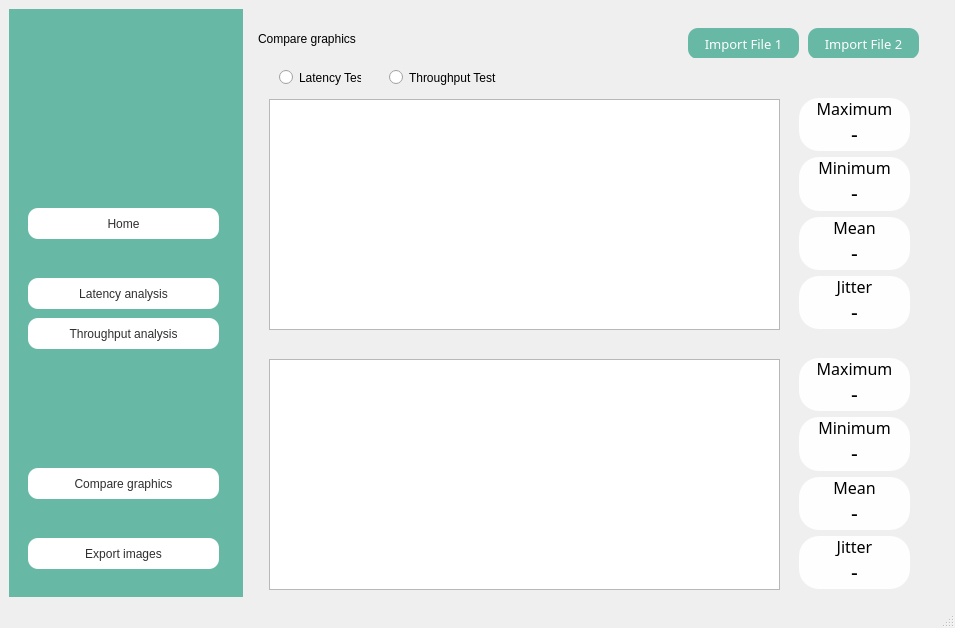
<?xml version="1.0" encoding="UTF-8"?>
<ui version="4.0">
 <class>MainWindow</class>
 <widget class="QMainWindow" name="MainWindow">
  <property name="geometry">
   <rect>
    <x>0</x>
    <y>0</y>
    <width>955</width>
    <height>628</height>
   </rect>
  </property>
  <property name="windowTitle">
   <string>MainWindow</string>
  </property>
  <widget class="QWidget" name="centralwidget">
   <property name="styleSheet">
    <string notr="true">#leftmenu{
	background-color: #67b8a5;

}

#frame_max, #frame_jitter, #frame_min, #frame_mean, #frame_max_2, #frame_jitter_2, #frame_min_2, #frame_mean_2{
	background-color: #fefeff; 
	border-radius: 20px;
	border: #67b8a5;
 	box-shadow: 5px 5px 10px 5px #67b8a5;

}

#button_importfile, #button_importfile2{
	background-color: #67b8a5;
	color: #fff;
	border-radius: 10px;
}


#button_home{
	background-color: #fff;
	color: #302f2f;
	border-radius: 10px;
}


#button_latencyanalysis{
	background-color: #fff;
	color: #302f2f;
	border-radius: 10px;
}

#button_comparegraphics{
	background-color: #fff;
	color: #302f2f;
	border-radius: 10px;
}

#button_throughputanalysis{
	background-color: #fff;
	color: #302f2f;
	border-radius: 10px;
}

#button_export{
	background-color: #fff;
	color: #302f2f;
	border-radius: 10px;
}

#button_addfile{
	background-color: #67b8a5;
	color: #fff;
	border-radius: 10px;
}
</string>
   </property>
   <layout class="QHBoxLayout" name="horizontalLayout">
    <item>
     <widget class="QWidget" name="leftmenu" native="true">
      <property name="enabled">
       <bool>true</bool>
      </property>
      <property name="styleSheet">
       <string notr="true"/>
      </property>
      <layout class="QVBoxLayout" name="verticalLayout_2">
       <item>
        <widget class="QWidget" name="leftmenu_title" native="true">
         <property name="minimumSize">
          <size>
           <width>0</width>
           <height>0</height>
          </size>
         </property>
         <property name="styleSheet">
          <string notr="true"/>
         </property>
         <widget class="QLabel" name="Q5GA">
          <property name="geometry">
           <rect>
            <x>0</x>
            <y>30</y>
            <width>211</width>
            <height>101</height>
           </rect>
          </property>
          <property name="text">
           <string/>
          </property>
          <property name="pixmap">
           <pixmap resource="resources.qrc">:/logo/Q5GA_100.png</pixmap>
          </property>
          <property name="scaledContents">
           <bool>true</bool>
          </property>
         </widget>
        </widget>
       </item>
       <item>
        <widget class="QWidget" name="leftmenu_buttons" native="true">
         <property name="minimumSize">
          <size>
           <width>0</width>
           <height>400</height>
          </size>
         </property>
         <widget class="QPushButton" name="button_latencyanalysis">
          <property name="geometry">
           <rect>
            <x>10</x>
            <y>90</y>
            <width>191</width>
            <height>31</height>
           </rect>
          </property>
          <property name="cursor">
           <cursorShape>PointingHandCursor</cursorShape>
          </property>
          <property name="styleSheet">
           <string notr="true">font: 10pt &quot;Frutiger LT Com 55 Roman&quot;;</string>
          </property>
          <property name="text">
           <string>Latency analysis</string>
          </property>
          <property name="icon">
           <iconset resource="resources.qrc">
            <normaloff>:/icons_brown/Brown Icons/activity.svg</normaloff>:/icons_brown/Brown Icons/activity.svg</iconset>
          </property>
         </widget>
         <widget class="QPushButton" name="button_throughputanalysis">
          <property name="geometry">
           <rect>
            <x>10</x>
            <y>130</y>
            <width>191</width>
            <height>31</height>
           </rect>
          </property>
          <property name="cursor">
           <cursorShape>PointingHandCursor</cursorShape>
          </property>
          <property name="styleSheet">
           <string notr="true">font: 10pt &quot;Frutiger LT Com 55 Roman&quot;;
</string>
          </property>
          <property name="text">
           <string>Throughput analysis</string>
          </property>
          <property name="icon">
           <iconset resource="resources.qrc">
            <normaloff>:/icons_brown/Brown Icons/activity.svg</normaloff>:/icons_brown/Brown Icons/activity.svg</iconset>
          </property>
         </widget>
         <widget class="QPushButton" name="button_comparegraphics">
          <property name="geometry">
           <rect>
            <x>10</x>
            <y>280</y>
            <width>191</width>
            <height>31</height>
           </rect>
          </property>
          <property name="cursor">
           <cursorShape>PointingHandCursor</cursorShape>
          </property>
          <property name="styleSheet">
           <string notr="true">font: 10pt &quot;Frutiger LT Com 55 Roman&quot;;
</string>
          </property>
          <property name="text">
           <string>Compare graphics</string>
          </property>
          <property name="icon">
           <iconset resource="resources.qrc">
            <normaloff>:/icons_brown/Brown Icons/bar-chart-2.svg</normaloff>:/icons_brown/Brown Icons/bar-chart-2.svg</iconset>
          </property>
         </widget>
         <widget class="QPushButton" name="button_home">
          <property name="geometry">
           <rect>
            <x>10</x>
            <y>20</y>
            <width>191</width>
            <height>31</height>
           </rect>
          </property>
          <property name="cursor">
           <cursorShape>PointingHandCursor</cursorShape>
          </property>
          <property name="styleSheet">
           <string notr="true">font: 10pt &quot;Frutiger LT Com 55 Roman&quot;;</string>
          </property>
          <property name="text">
           <string>Home</string>
          </property>
          <property name="icon">
           <iconset resource="resources.qrc">
            <normaloff>:/icons_brown/Brown Icons/home.svg</normaloff>:/icons_brown/Brown Icons/home.svg</iconset>
          </property>
         </widget>
         <widget class="QPushButton" name="button_export">
          <property name="geometry">
           <rect>
            <x>10</x>
            <y>350</y>
            <width>191</width>
            <height>31</height>
           </rect>
          </property>
          <property name="cursor">
           <cursorShape>PointingHandCursor</cursorShape>
          </property>
          <property name="styleSheet">
           <string notr="true">font: 10pt &quot;Frutiger LT Com 55 Roman&quot;;
</string>
          </property>
          <property name="text">
           <string>Export images</string>
          </property>
          <property name="icon">
           <iconset resource="resources.qrc">
            <normaloff>:/icons_brown/Brown Icons/save.svg</normaloff>:/icons_brown/Brown Icons/save.svg</iconset>
          </property>
         </widget>
        </widget>
       </item>
      </layout>
     </widget>
    </item>
    <item>
     <widget class="QWidget" name="mainbody" native="true">
      <property name="minimumSize">
       <size>
        <width>697</width>
        <height>0</height>
       </size>
      </property>
      <widget class="QWidget" name="widget_5" native="true">
       <property name="geometry">
        <rect>
         <x>9</x>
         <y>9</y>
         <width>679</width>
         <height>40</height>
        </rect>
       </property>
       <widget class="QLabel" name="label_throughput">
        <property name="geometry">
         <rect>
          <x>0</x>
          <y>0</y>
          <width>311</width>
          <height>41</height>
         </rect>
        </property>
        <property name="styleSheet">
         <string notr="true">font: 25pt &quot;Frutiger LT Com 55 Roman&quot;;
</string>
        </property>
        <property name="text">
         <string>Compare graphics</string>
        </property>
       </widget>
       <widget class="QPushButton" name="button_importfile">
        <property name="geometry">
         <rect>
          <x>430</x>
          <y>10</y>
          <width>111</width>
          <height>31</height>
         </rect>
        </property>
        <property name="font">
         <font>
          <family>Frutiger LT Com 55 Roman</family>
          <pointsize>10</pointsize>
          <weight>50</weight>
          <italic>false</italic>
          <bold>false</bold>
         </font>
        </property>
        <property name="cursor">
         <cursorShape>PointingHandCursor</cursorShape>
        </property>
        <property name="autoFillBackground">
         <bool>false</bool>
        </property>
        <property name="styleSheet">
         <string notr="true">font: 10pt &quot;Frutiger LT Com 55 Roman&quot;;
</string>
        </property>
        <property name="text">
         <string>Import File 1</string>
        </property>
        <property name="icon">
         <iconset resource="resources.qrc">
          <normaloff>:/icons_white/White Icons/arrow-down-circle.svg</normaloff>:/icons_white/White Icons/arrow-down-circle.svg</iconset>
        </property>
        <property name="autoDefault">
         <bool>false</bool>
        </property>
        <property name="default">
         <bool>false</bool>
        </property>
        <property name="flat">
         <bool>false</bool>
        </property>
       </widget>
       <widget class="QPushButton" name="button_importfile2">
        <property name="geometry">
         <rect>
          <x>550</x>
          <y>10</y>
          <width>111</width>
          <height>31</height>
         </rect>
        </property>
        <property name="font">
         <font>
          <family>Frutiger LT Com 55 Roman</family>
          <pointsize>10</pointsize>
          <weight>50</weight>
          <italic>false</italic>
          <bold>false</bold>
         </font>
        </property>
        <property name="cursor">
         <cursorShape>PointingHandCursor</cursorShape>
        </property>
        <property name="autoFillBackground">
         <bool>false</bool>
        </property>
        <property name="styleSheet">
         <string notr="true">font: 10pt &quot;Frutiger LT Com 55 Roman&quot;;
</string>
        </property>
        <property name="text">
         <string>Import File 2</string>
        </property>
        <property name="icon">
         <iconset resource="resources.qrc">
          <normaloff>:/icons_white/White Icons/arrow-down-circle.svg</normaloff>:/icons_white/White Icons/arrow-down-circle.svg</iconset>
        </property>
        <property name="autoDefault">
         <bool>false</bool>
        </property>
        <property name="default">
         <bool>false</bool>
        </property>
        <property name="flat">
         <bool>false</bool>
        </property>
       </widget>
      </widget>
      <widget class="QGraphicsView" name="graphicsView">
       <property name="geometry">
        <rect>
         <x>20</x>
         <y>90</y>
         <width>511</width>
         <height>231</height>
        </rect>
       </property>
      </widget>
      <widget class="QGraphicsView" name="graphicsView2">
       <property name="geometry">
        <rect>
         <x>20</x>
         <y>350</y>
         <width>511</width>
         <height>231</height>
        </rect>
       </property>
      </widget>
      <widget class="QRadioButton" name="radbutton_latency">
       <property name="geometry">
        <rect>
         <x>30</x>
         <y>60</y>
         <width>82</width>
         <height>17</height>
        </rect>
       </property>
       <property name="text">
        <string>Latency Test</string>
       </property>
       <attribute name="buttonGroup">
        <string notr="true">buttonGroup</string>
       </attribute>
      </widget>
      <widget class="QRadioButton" name="radbutton_throughput">
       <property name="geometry">
        <rect>
         <x>140</x>
         <y>60</y>
         <width>171</width>
         <height>17</height>
        </rect>
       </property>
       <property name="text">
        <string>Throughput Test</string>
       </property>
       <attribute name="buttonGroup">
        <string notr="true">buttonGroup</string>
       </attribute>
      </widget>
      <widget class="QWidget" name="widget_3" native="true">
       <property name="geometry">
        <rect>
         <x>550</x>
         <y>89</y>
         <width>111</width>
         <height>231</height>
        </rect>
       </property>
       <property name="minimumSize">
        <size>
         <width>0</width>
         <height>0</height>
        </size>
       </property>
       <property name="maximumSize">
        <size>
         <width>16777215</width>
         <height>240</height>
        </size>
       </property>
       <layout class="QVBoxLayout" name="verticalLayout_4">
        <item>
         <widget class="QFrame" name="frame_max">
          <property name="frameShape">
           <enum>QFrame::StyledPanel</enum>
          </property>
          <property name="frameShadow">
           <enum>QFrame::Raised</enum>
          </property>
          <widget class="QLabel" name="label_max">
           <property name="geometry">
            <rect>
             <x>0</x>
             <y>0</y>
             <width>111</width>
             <height>20</height>
            </rect>
           </property>
           <property name="font">
            <font>
             <family>Frutiger LT Com 55 Roman</family>
             <pointsize>12</pointsize>
            </font>
           </property>
           <property name="text">
            <string>Maximum</string>
           </property>
           <property name="alignment">
            <set>Qt::AlignCenter</set>
           </property>
          </widget>
          <widget class="QLabel" name="value_max">
           <property name="geometry">
            <rect>
             <x>0</x>
             <y>20</y>
             <width>111</width>
             <height>31</height>
            </rect>
           </property>
           <property name="font">
            <font>
             <family>Frutiger LT Com 55 Roman</family>
             <pointsize>16</pointsize>
            </font>
           </property>
           <property name="text">
            <string>-</string>
           </property>
           <property name="alignment">
            <set>Qt::AlignCenter</set>
           </property>
          </widget>
         </widget>
        </item>
        <item>
         <widget class="QFrame" name="frame_min">
          <property name="frameShape">
           <enum>QFrame::StyledPanel</enum>
          </property>
          <property name="frameShadow">
           <enum>QFrame::Raised</enum>
          </property>
          <widget class="QLabel" name="label_min">
           <property name="geometry">
            <rect>
             <x>0</x>
             <y>0</y>
             <width>111</width>
             <height>20</height>
            </rect>
           </property>
           <property name="font">
            <font>
             <family>Frutiger LT Com 55 Roman</family>
             <pointsize>12</pointsize>
            </font>
           </property>
           <property name="text">
            <string>Minimum</string>
           </property>
           <property name="alignment">
            <set>Qt::AlignCenter</set>
           </property>
          </widget>
          <widget class="QLabel" name="value_min">
           <property name="geometry">
            <rect>
             <x>0</x>
             <y>20</y>
             <width>111</width>
             <height>31</height>
            </rect>
           </property>
           <property name="font">
            <font>
             <family>Frutiger LT Com 55 Roman</family>
             <pointsize>16</pointsize>
            </font>
           </property>
           <property name="text">
            <string>-</string>
           </property>
           <property name="alignment">
            <set>Qt::AlignCenter</set>
           </property>
          </widget>
         </widget>
        </item>
        <item>
         <widget class="QFrame" name="frame_mean">
          <property name="frameShape">
           <enum>QFrame::StyledPanel</enum>
          </property>
          <property name="frameShadow">
           <enum>QFrame::Raised</enum>
          </property>
          <widget class="QLabel" name="label_mean">
           <property name="geometry">
            <rect>
             <x>0</x>
             <y>0</y>
             <width>111</width>
             <height>20</height>
            </rect>
           </property>
           <property name="font">
            <font>
             <family>Frutiger LT Com 55 Roman</family>
             <pointsize>12</pointsize>
            </font>
           </property>
           <property name="text">
            <string>Mean</string>
           </property>
           <property name="alignment">
            <set>Qt::AlignCenter</set>
           </property>
          </widget>
          <widget class="QLabel" name="value_mean">
           <property name="geometry">
            <rect>
             <x>0</x>
             <y>20</y>
             <width>111</width>
             <height>31</height>
            </rect>
           </property>
           <property name="font">
            <font>
             <family>Frutiger LT Com 55 Roman</family>
             <pointsize>16</pointsize>
            </font>
           </property>
           <property name="text">
            <string>-</string>
           </property>
           <property name="alignment">
            <set>Qt::AlignCenter</set>
           </property>
          </widget>
         </widget>
        </item>
        <item>
         <widget class="QFrame" name="frame_jitter">
          <property name="frameShape">
           <enum>QFrame::StyledPanel</enum>
          </property>
          <property name="frameShadow">
           <enum>QFrame::Raised</enum>
          </property>
          <widget class="QLabel" name="label_jitter">
           <property name="geometry">
            <rect>
             <x>0</x>
             <y>0</y>
             <width>111</width>
             <height>20</height>
            </rect>
           </property>
           <property name="font">
            <font>
             <family>Frutiger LT Com 55 Roman</family>
             <pointsize>12</pointsize>
            </font>
           </property>
           <property name="text">
            <string>Jitter</string>
           </property>
           <property name="alignment">
            <set>Qt::AlignCenter</set>
           </property>
          </widget>
          <widget class="QLabel" name="value_jitter">
           <property name="geometry">
            <rect>
             <x>0</x>
             <y>20</y>
             <width>111</width>
             <height>31</height>
            </rect>
           </property>
           <property name="font">
            <font>
             <family>Frutiger LT Com 55 Roman</family>
             <pointsize>16</pointsize>
            </font>
           </property>
           <property name="text">
            <string>-</string>
           </property>
           <property name="alignment">
            <set>Qt::AlignCenter</set>
           </property>
          </widget>
         </widget>
        </item>
       </layout>
      </widget>
      <widget class="QWidget" name="widget_4" native="true">
       <property name="geometry">
        <rect>
         <x>550</x>
         <y>349</y>
         <width>111</width>
         <height>231</height>
        </rect>
       </property>
       <property name="minimumSize">
        <size>
         <width>0</width>
         <height>0</height>
        </size>
       </property>
       <property name="maximumSize">
        <size>
         <width>16777215</width>
         <height>240</height>
        </size>
       </property>
       <layout class="QVBoxLayout" name="verticalLayout_3">
        <item>
         <widget class="QFrame" name="frame_max_2">
          <property name="frameShape">
           <enum>QFrame::StyledPanel</enum>
          </property>
          <property name="frameShadow">
           <enum>QFrame::Raised</enum>
          </property>
          <widget class="QLabel" name="label_max_2">
           <property name="geometry">
            <rect>
             <x>0</x>
             <y>0</y>
             <width>111</width>
             <height>20</height>
            </rect>
           </property>
           <property name="font">
            <font>
             <family>Frutiger LT Com 55 Roman</family>
             <pointsize>12</pointsize>
            </font>
           </property>
           <property name="text">
            <string>Maximum</string>
           </property>
           <property name="alignment">
            <set>Qt::AlignCenter</set>
           </property>
          </widget>
          <widget class="QLabel" name="value_max_2">
           <property name="geometry">
            <rect>
             <x>0</x>
             <y>20</y>
             <width>111</width>
             <height>31</height>
            </rect>
           </property>
           <property name="font">
            <font>
             <family>Frutiger LT Com 55 Roman</family>
             <pointsize>16</pointsize>
            </font>
           </property>
           <property name="text">
            <string>-</string>
           </property>
           <property name="alignment">
            <set>Qt::AlignCenter</set>
           </property>
          </widget>
         </widget>
        </item>
        <item>
         <widget class="QFrame" name="frame_min_2">
          <property name="frameShape">
           <enum>QFrame::StyledPanel</enum>
          </property>
          <property name="frameShadow">
           <enum>QFrame::Raised</enum>
          </property>
          <widget class="QLabel" name="label_min_2">
           <property name="geometry">
            <rect>
             <x>0</x>
             <y>0</y>
             <width>111</width>
             <height>20</height>
            </rect>
           </property>
           <property name="font">
            <font>
             <family>Frutiger LT Com 55 Roman</family>
             <pointsize>12</pointsize>
            </font>
           </property>
           <property name="text">
            <string>Minimum</string>
           </property>
           <property name="alignment">
            <set>Qt::AlignCenter</set>
           </property>
          </widget>
          <widget class="QLabel" name="value_min_2">
           <property name="geometry">
            <rect>
             <x>0</x>
             <y>20</y>
             <width>111</width>
             <height>31</height>
            </rect>
           </property>
           <property name="font">
            <font>
             <family>Frutiger LT Com 55 Roman</family>
             <pointsize>16</pointsize>
            </font>
           </property>
           <property name="text">
            <string>-</string>
           </property>
           <property name="alignment">
            <set>Qt::AlignCenter</set>
           </property>
          </widget>
         </widget>
        </item>
        <item>
         <widget class="QFrame" name="frame_mean_2">
          <property name="frameShape">
           <enum>QFrame::StyledPanel</enum>
          </property>
          <property name="frameShadow">
           <enum>QFrame::Raised</enum>
          </property>
          <widget class="QLabel" name="label_mean_2">
           <property name="geometry">
            <rect>
             <x>0</x>
             <y>0</y>
             <width>111</width>
             <height>20</height>
            </rect>
           </property>
           <property name="font">
            <font>
             <family>Frutiger LT Com 55 Roman</family>
             <pointsize>12</pointsize>
            </font>
           </property>
           <property name="text">
            <string>Mean</string>
           </property>
           <property name="alignment">
            <set>Qt::AlignCenter</set>
           </property>
          </widget>
          <widget class="QLabel" name="value_mean_2">
           <property name="geometry">
            <rect>
             <x>0</x>
             <y>20</y>
             <width>111</width>
             <height>31</height>
            </rect>
           </property>
           <property name="font">
            <font>
             <family>Frutiger LT Com 55 Roman</family>
             <pointsize>16</pointsize>
            </font>
           </property>
           <property name="text">
            <string>-</string>
           </property>
           <property name="alignment">
            <set>Qt::AlignCenter</set>
           </property>
          </widget>
         </widget>
        </item>
        <item>
         <widget class="QFrame" name="frame_jitter_2">
          <property name="frameShape">
           <enum>QFrame::StyledPanel</enum>
          </property>
          <property name="frameShadow">
           <enum>QFrame::Raised</enum>
          </property>
          <widget class="QLabel" name="label_jitter_2">
           <property name="geometry">
            <rect>
             <x>0</x>
             <y>0</y>
             <width>111</width>
             <height>20</height>
            </rect>
           </property>
           <property name="font">
            <font>
             <family>Frutiger LT Com 55 Roman</family>
             <pointsize>12</pointsize>
            </font>
           </property>
           <property name="text">
            <string>Jitter</string>
           </property>
           <property name="alignment">
            <set>Qt::AlignCenter</set>
           </property>
          </widget>
          <widget class="QLabel" name="value_jitter_2">
           <property name="geometry">
            <rect>
             <x>0</x>
             <y>20</y>
             <width>111</width>
             <height>31</height>
            </rect>
           </property>
           <property name="font">
            <font>
             <family>Frutiger LT Com 55 Roman</family>
             <pointsize>16</pointsize>
            </font>
           </property>
           <property name="text">
            <string>-</string>
           </property>
           <property name="alignment">
            <set>Qt::AlignCenter</set>
           </property>
          </widget>
         </widget>
        </item>
       </layout>
      </widget>
     </widget>
    </item>
   </layout>
  </widget>
  <widget class="QStatusBar" name="statusbar"/>
 </widget>
 <resources>
  <include location="resources.qrc"/>
 </resources>
 <connections/>
 <buttongroups>
  <buttongroup name="buttonGroup"/>
 </buttongroups>
</ui>
